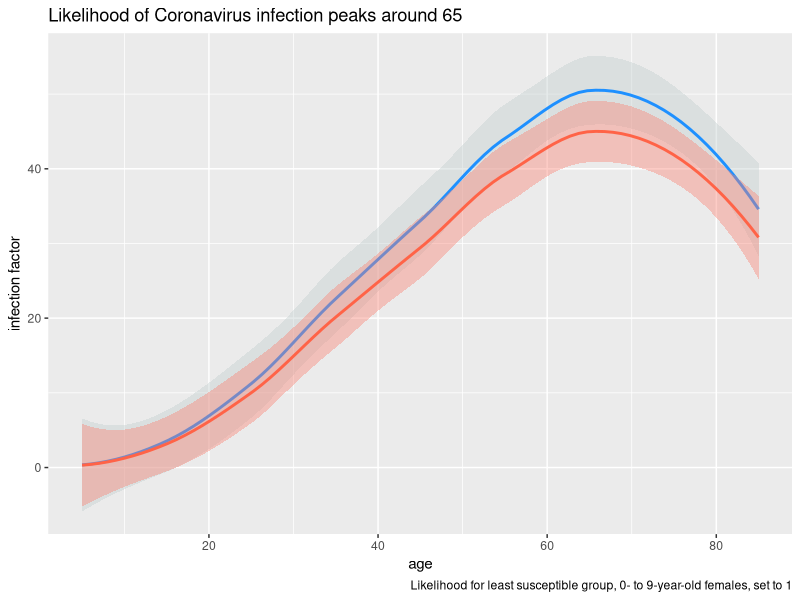
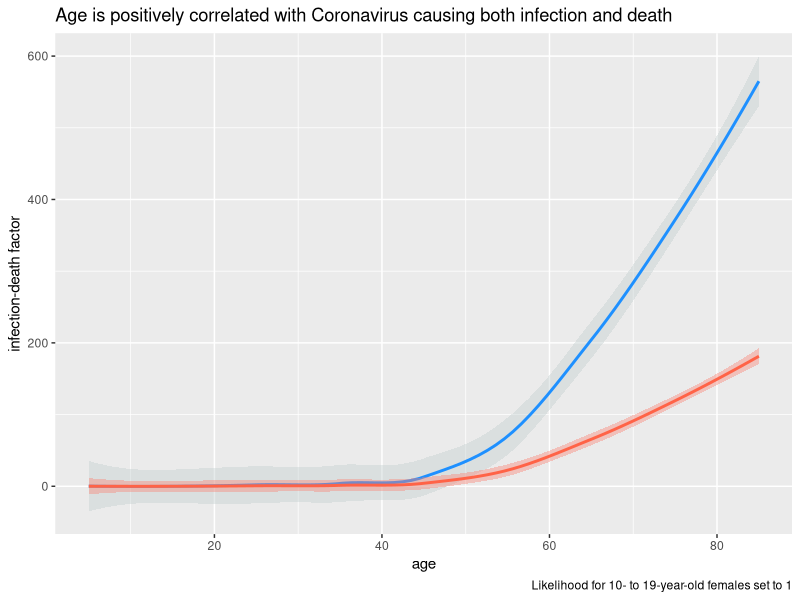
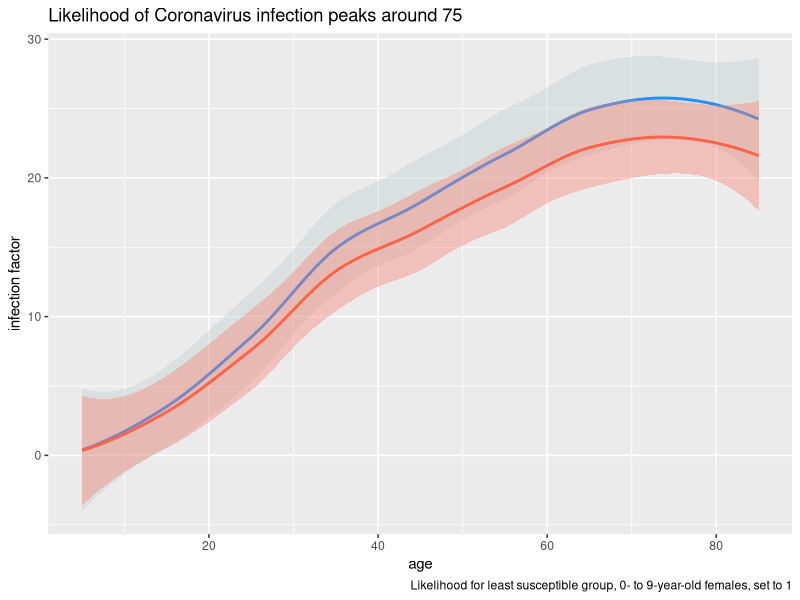
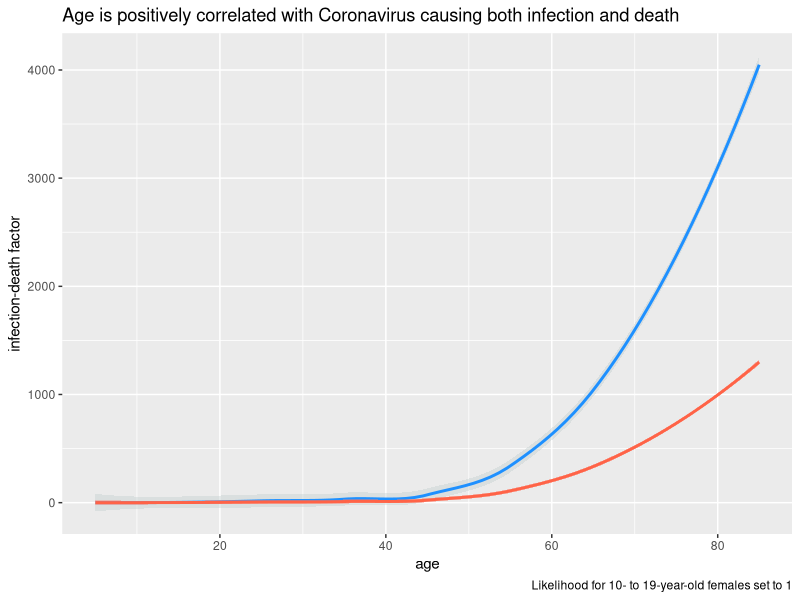
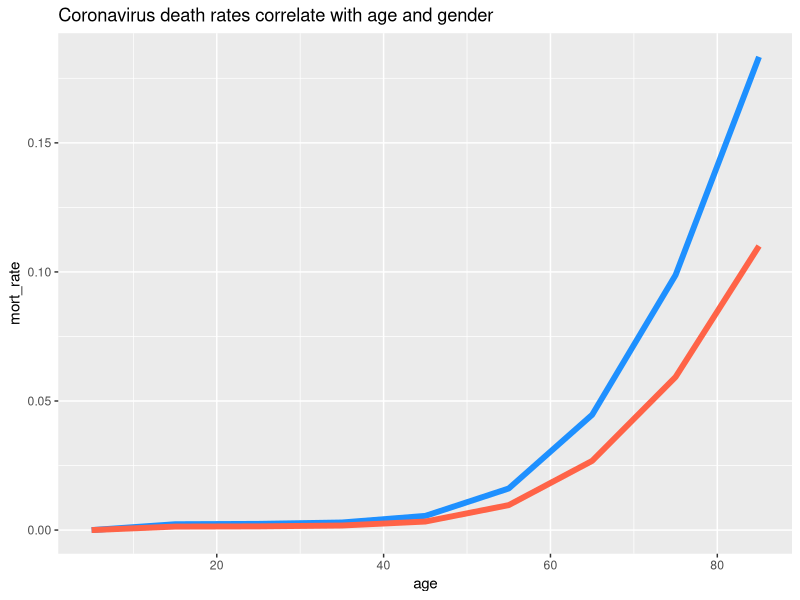
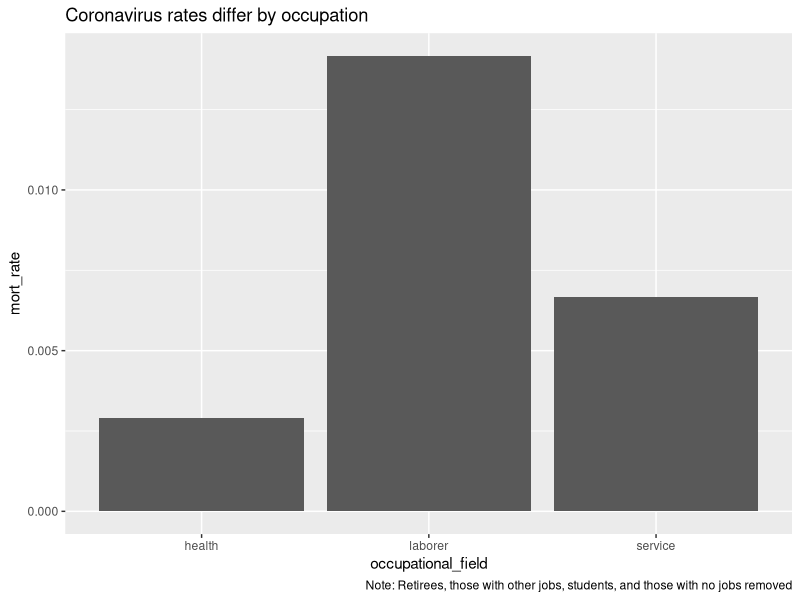
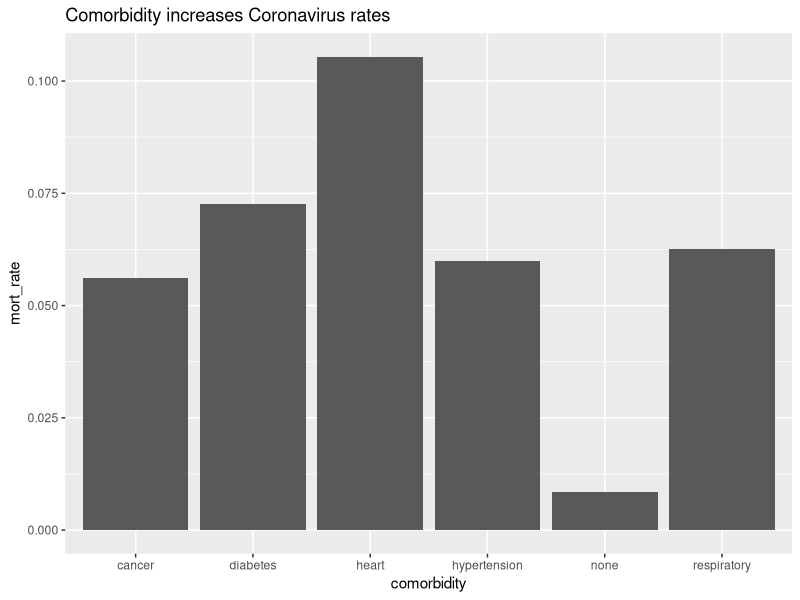

R code for these plots, in order: (Note: this script raises an error after producing the figures.)
## ---- chunk 1
library(tidyverse)
library(lubridate)
## ---- chunk 2
my_sum <- read_csv(file = "summary.csv", col_types = ("cidiccc")) %>%
  mutate(cases = as.integer(gsub(",", "", cases)),
         male_rate = death / cases * 0.028414777	/ 0.02290025,
         female_rate = death / cases * 0.017057766	/ 0.02290025)

f_m_ratio <- my_sum %>% 
  filter(!is.na(sex)) %>%
  summarize(f_m_ratio = min(cases) / max(cases)) %>%
  pull(f_m_ratio)

f_m_id_ratio <- my_sum %>% 
  filter(!is.na(sex)) %>%
  summarize(f_m_id_ratio = min(death) / max(death)) %>%
  pull(f_m_id_ratio)
## ---- chunk 3
my_pop <- read_csv("WORLD-2020.csv", col_types = "__iii_")
## ---- chunk 4
my_rates <- my_pop %>%
  group_by(rg_mn>80) %>%
  mutate(males_pop = if_else((rg_mn > 80), as.integer(sum(males, na.rm = T)), males),
         females_pop = if_else((rg_mn > 80), as.integer(sum(females, na.rm = T)), females)) %>%
  ungroup() %>%
  filter(rg_mn < 90) %>%
  select(1, 5, 6) %>%
  inner_join(my_sum, by = c("rg_mn" = "age")) %>%
  select(1:5) %>%
  mutate(infect_rate = cases / sum(cases) / (males_pop + females_pop) * (sum(males_pop) + sum(females_pop)),
         female_infect_rate = infect_rate * f_m_ratio,
         male_infect_rate = infect_rate / f_m_ratio / min(female_infect_rate),
         female_infect_rate = female_infect_rate / min(female_infect_rate),
         infect_death_rate = death / sum(death) / (males_pop + females_pop) * (sum(males_pop) + sum(females_pop)),
         female_infect_death_rate = infect_death_rate * f_m_id_ratio,
         male_infect_death_rate = infect_death_rate / f_m_id_ratio / 0.03444341,
         female_infect_death_rate = female_infect_death_rate / 0.03444341)
## ---- chunk 5
my_rates %>%
  ggplot(mapping = aes(x = rg_mn)) +
  geom_smooth(mapping = aes(y = male_infect_rate), color = "dodgerblue", fill = "azure3") +
  geom_smooth(mapping = aes(y = female_infect_rate), color = "tomato", fill = "salmon") +
  labs(x = "age",
       y = "infection factor",
       title = "Likelihood of Coronavirus infection peaks around 65",
       caption = "Likelihood for least susceptible group, 0- to 9-year-old females, set to 1")
## ---- chunk 6
my_rates %>%
  ggplot(mapping = aes(x = rg_mn)) +
  geom_smooth(mapping = aes(y = male_infect_death_rate), color = "dodgerblue", fill = "azure3") +
  geom_smooth(mapping = aes(y = female_infect_death_rate), color = "tomato", fill = "salmon") +
  labs(x = "age",
       y = "infection-death factor",
       title = "Age is positively correlated with Coronavirus causing both infection and death",
       caption = "Likelihood for 10- to 19-year-old females set to 1")
## ---- chunk 7
my_popc <- read_csv("China-2020.csv", col_types = "iii")

my_ratesc <- my_popc %>%
  inner_join(my_sum, by = c("agec" = "age")) %>%
  select(1:5) %>%
  mutate(infect_ratec = cases / sum(cases) / (male_popc + female_popc) * (sum(male_popc) + sum(female_popc)),
         female_infect_ratec = infect_ratec * f_m_ratio,
         male_infect_ratec = infect_ratec / f_m_ratio / min(female_infect_ratec),
         female_infect_ratec = female_infect_ratec / min(female_infect_ratec),
         infect_death_ratec = death / sum(death) / (male_popc + female_popc) * (sum(male_popc) + sum(female_popc)),
         female_infect_death_ratec = infect_death_ratec * f_m_id_ratio,
         male_infect_death_ratec = infect_death_ratec / f_m_id_ratio / 0.004785027,
         female_infect_death_ratec = female_infect_death_ratec / 0.004785027)
## ---- chunk 8
my_ratesc %>%
  ggplot(mapping = aes(x = agec)) +
  geom_smooth(mapping = aes(y = male_infect_ratec), color = "dodgerblue", fill = "azure3") +
  geom_smooth(mapping = aes(y = female_infect_ratec), color = "tomato", fill = "salmon") +
  labs(x = "age",
       y = "infection factor",
       title = "Likelihood of Coronavirus infection peaks around 75",
       caption = "Likelihood for least susceptible group, 0- to 9-year-old females, set to 1")
## ---- chunk 9
my_ratesc %>%
  ggplot(mapping = aes(x = agec)) +
  geom_smooth(mapping = aes(y = male_infect_death_ratec), color = "dodgerblue", fill = "azure3") +
  geom_smooth(mapping = aes(y = female_infect_death_ratec), color = "tomato", fill = "salmon") +
  labs(x = "age",
       y = "infection-death factor",
       title = "Age is positively correlated with Coronavirus causing both infection and death",
       caption = "Likelihood for 10- to 19-year-old females set to 1")
## ---- chunk 10
my_sum %>%
  ggplot(mapping = aes(x = age)) +
  geom_line(mapping = aes(y = male_rate), na.rm = T, color = "dodgerblue", size = 2) +
  geom_line(mapping = aes(y = female_rate), na.rm = T, color = "tomato", size = 2) +
  labs(y = "mort_rate", title = "Coronavirus death rates correlate with age and gender")
## ---- chunk 11
my_sum %>%
  filter(!is.na(job), !(job %in% c("other", "retired"))) %>% 
  ggplot() +
  geom_col(mapping = aes(x = job, y = death / cases, na.rm = T)) +
  labs(x = "occupational_field", y = "mort_rate", title = "Coronavirus rates differ by occupation", caption = "Note: Retirees, those with other jobs, students, and those with no jobs removed")
## ---- chunk 12
my_sum %>%
    filter(!is.na(comorbid), !(comorbid %in% c("unknown"))) %>% 
  ggplot() +
  geom_col(mapping = aes(x = comorbid, y = death / cases)) +
  labs(x = "comorbidity", y = "mort_rate", title = "Comorbidity increases Coronavirus rates")
## ---- chunk 13
my_data <- read_csv(file = "my_covid19.csv")
## ---- chunk 14
my_clean <- my_data %>%
  select(-4,-6,-7) %>%
  mutate(symptom_date = dmy(date_onset_symptoms),
         hosp_date = dmy(date_admission_hospital),
         confirm_date = dmy(date_confirmation),
         outcome_date = dmy(date_death_or_discharge),
         age = as.integer(age),
         male = if_else(sex %in% c("male", "female"), if_else(sex == "male", 1, 0), NULL)) %>%
  select(-1, -3, -(5:8), -11)
## ---- chunk 15
tiny_set <- my_clean %>%
  filter(!is.na(outcome)) %>% 
  mutate(died = ifelse(outcome %in% c("death", "died"), 1, 0))

glm(data = tiny_set, died ~ age + male, family = "binomial")
